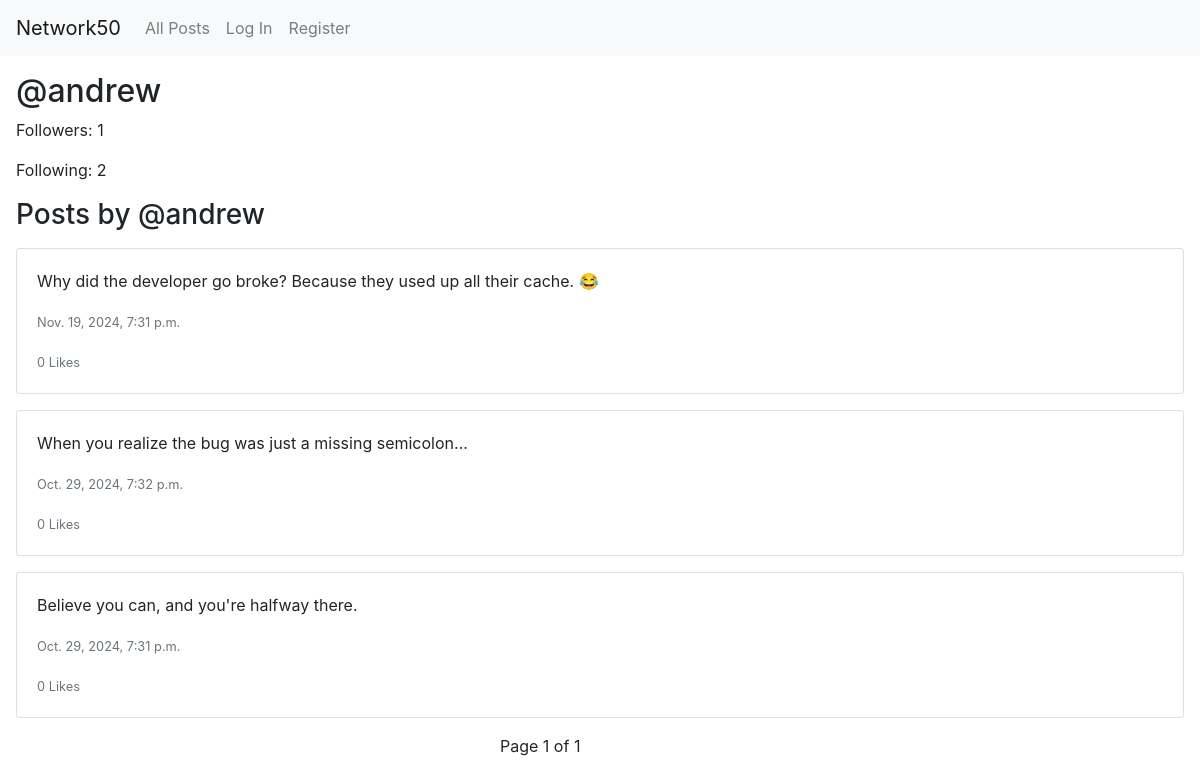
The app's page /profile/andrew with its own data.
### network/models.py (models this page shows, shortened)
class User(AbstractUser):
    following = models.ManyToManyField("self", symmetrical=False, related_name="followers")

class Post(models.Model):
    user = models.ForeignKey(User, on_delete=models.CASCADE, related_name="posts")
    content = models.TextField()
    timestamp = models.DateTimeField(auto_now_add=True)
    likes = models.ManyToManyField(User, related_name="liked_posts", blank=True)

### network/views.py (the view)
# urls.py: path("profile/<str:username>", views.profile, name="profile"),
def profile(request, username):
    profile_user = get_object_or_404(User, username=username)
    posts = Post.objects.filter(user=profile_user).order_by("-timestamp")
    paginator = Paginator(posts, 10)
    page_number = request.GET.get("page")
    page_obj = paginator.get_page(page_number)
    is_following = profile_user.followers.filter(id=request.user.id).exists() if request.user.is_authenticated else False
    return render(request, "network/profile.html", {
        "profile_user": profile_user,
        "page_obj": page_obj,
        "is_following": is_following,
    })

### network/templates/network/profile.html (shortened to what this page needs)
{% extends "network/layout.html" %}
{% block body %}
    <div class="my-3 mx-3">
        <h2>@{{ profile_user.username }}</h2>
        <p>Followers: {{ profile_user.followers.count }}</p>
        <p>Following: {{ profile_user.following.count }}</p>
    </div>
    <h3 class="my-3 mx-3">Posts by @{{ profile_user.username }}</h3>
    <div class="posts my-3 mx-3">
        {% for post in page_obj %}
            <div class="post card mb-3">
                <div class="card-body">
                    <p class="card-text">{{ post.content }}</p>
                    <p class="card-text"><small class="text-muted">{{ post.timestamp }}</small></p>
                    <p class="card-text"><small class="text-muted">{{ post.likes.count }} Likes</small></p>
                </div>
            </div>
        {% empty %}
            <p>No posts yet.</p>
        {% endfor %}
    </div>
    <div class="pagination mx-auto my-3" style="width: 200px">
        <span class="step-links">
            <span class="current">
                Page {{ page_obj.number }} of {{ page_obj.paginator.num_pages }}
            </span>
        </span>
    </div>
{% endblock %}

### records on screen
User: username "andrew", followers.count "1", following.count "2"
Post: content "Why did the developer go broke? Because they used up all their cache. 😂", timestamp "Nov. 19, 2024, 7:31 p.m.", likes.count "0"
Post: content "When you realize the bug was just a missing semicolon…", timestamp "Oct. 29, 2024, 7:32 p.m.", likes.count "0"
Post: content "Believe you can, and you're halfway there.", timestamp "Oct. 29, 2024, 7:31 p.m.", likes.count "0"

### other values on screen
{{ page_obj.number }} "1"
{{ page_obj.paginator.num_pages }} "1"
